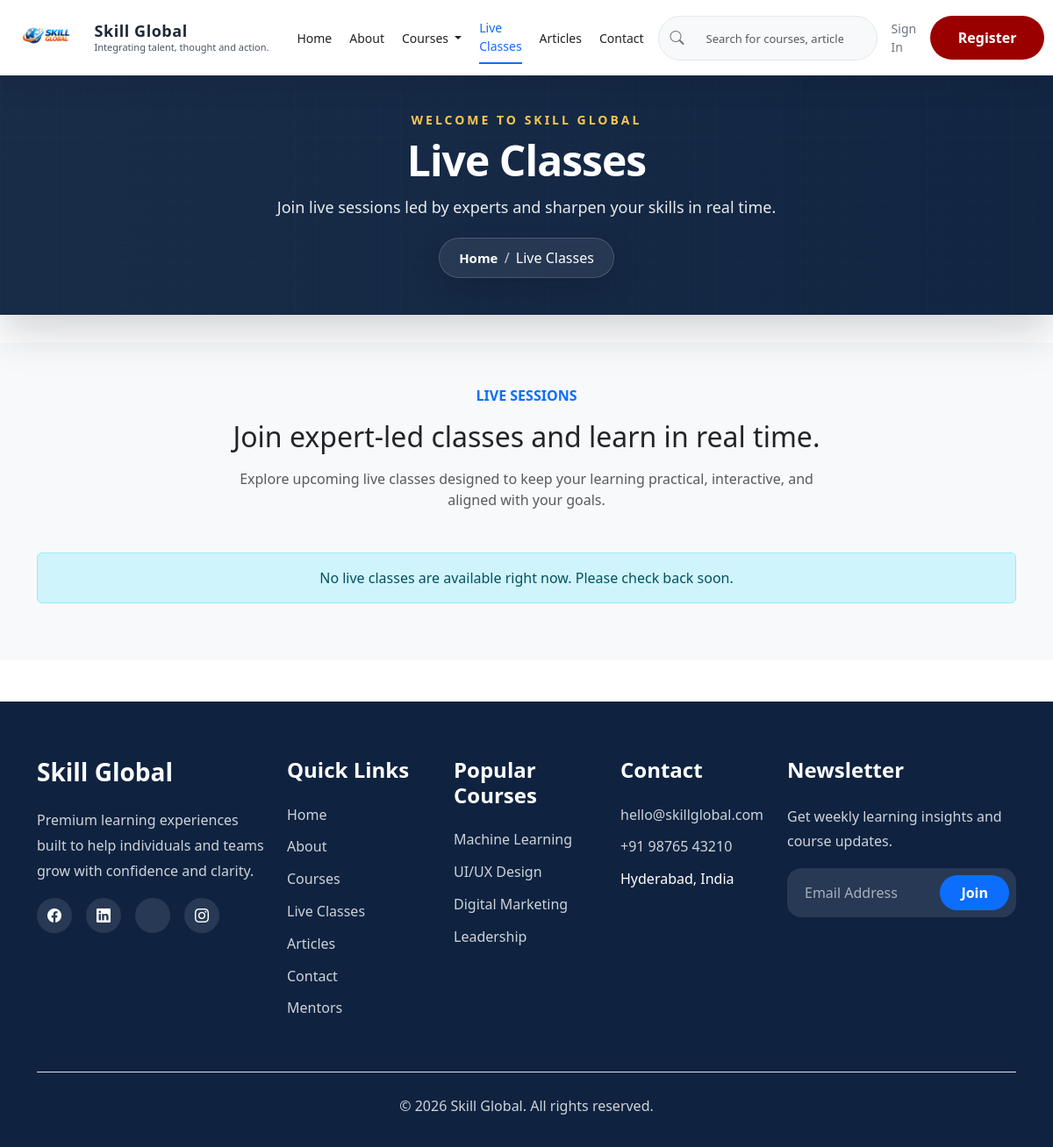
/live-classes/, run on an earlier commit of the app's database.
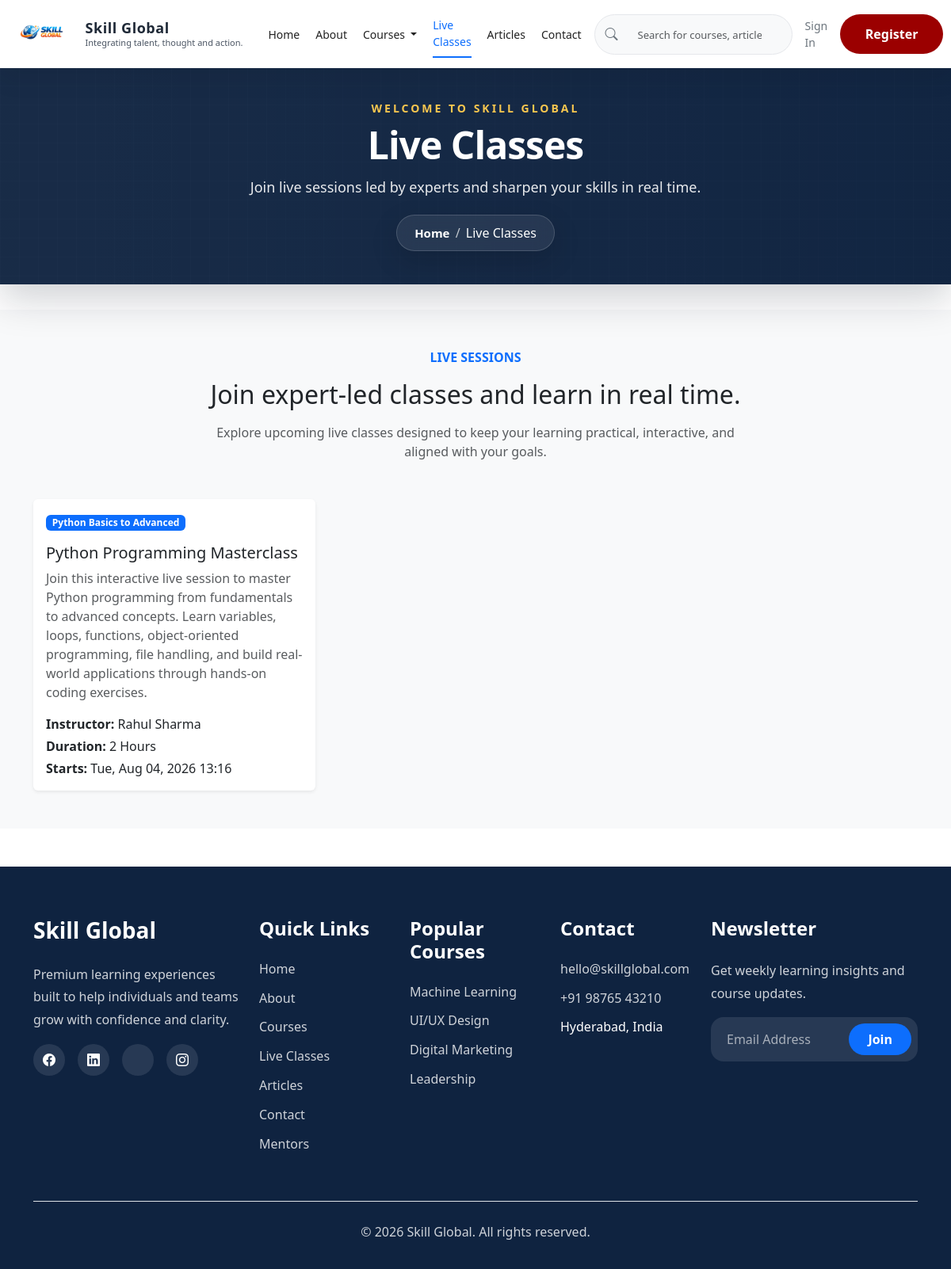
And on a later commit of the database.
### skill_global/models.py (models this page shows, shortened)
class LiveClass(models.Model):
    PROGRAMMING = 'Programming'
    DATA_SCIENCE = 'Data Science'
    AI = 'Artificial Intelligence'
    DIGITAL_MARKETING = 'Digital Marketing'
    LEADERSHIP = 'Leadership'
    UI_UX = 'UI/UX Design'
    MEETING_GOOGLE = 'Google Meet'
    MEETING_ZOOM = 'Zoom'
    MEETING_TEAMS = 'Microsoft Teams'
    SESSION_LIVE = 'Live Session'
    SESSION_WEBINAR = 'Webinar'
    SESSION_WORKSHOP = 'Workshop'
    SESSION_MASTERCLASS = 'Masterclass'
    LEVEL_BEGINNER = 'Beginner'
    LEVEL_INTERMEDIATE = 'Intermediate'
    LEVEL_ADVANCED = 'Advanced'
    STATUS_UPCOMING = 'Upcoming'
    STATUS_LIVE = 'Live Now'
    STATUS_COMPLETED = 'Completed'
    STATUS_CANCELLED = 'Cancelled'
    CATEGORY_CHOICES = [
        (PROGRAMMING, PROGRAMMING),
        (DATA_SCIENCE, DATA_SCIENCE),
        (AI, AI),
        (DIGITAL_MARKETING, DIGITAL_MARKETING),
        (LEADERSHIP, LEADERSHIP),
        (UI_UX, UI_UX),
    ]
    MEETING_PLATFORM_CHOICES = [
        (MEETING_GOOGLE, MEETING_GOOGLE),
        (MEETING_ZOOM, MEETING_ZOOM),
        (MEETING_TEAMS, MEETING_TEAMS),
    ]
    CLASS_TYPE_CHOICES = [
        (SESSION_LIVE, SESSION_LIVE),
        (SESSION_WEBINAR, SESSION_WEBINAR),
        (SESSION_WORKSHOP, SESSION_WORKSHOP),
        (SESSION_MASTERCLASS, SESSION_MASTERCLASS),
    ]
    LEVEL_CHOICES = [
        (LEVEL_BEGINNER, LEVEL_BEGINNER),
        (LEVEL_INTERMEDIATE, LEVEL_INTERMEDIATE),
        (LEVEL_ADVANCED, LEVEL_ADVANCED),
    ]
    STATUS_CHOICES = [
        (STATUS_UPCOMING, STATUS_UPCOMING),
        (STATUS_LIVE, STATUS_LIVE),
        (STATUS_COMPLETED, STATUS_COMPLETED),
        (STATUS_CANCELLED, STATUS_CANCELLED),
    ]
    title = models.CharField(max_length=200)
    instructor = models.CharField(max_length=150, blank=True)
    topic = models.CharField(max_length=200, blank=True)
    description = models.TextField(blank=True)
    category = models.CharField(max_length=120, choices=CATEGORY_CHOICES, blank=True)
    thumbnail = models.ImageField(upload_to='liveclasses/thumbnails/', blank=True, null=True)
    meeting_platform = models.CharField(max_length=50, choices=MEETING_PLATFORM_CHOICES, blank=True)
    meeting_link = models.URLField(blank=True)
    meeting_id = models.CharField(max_length=100, blank=True)
    meeting_password = models.CharField(max_length=100, blank=True)
    class_type = models.CharField(max_length=50, choices=CLASS_TYPE_CHOICES, blank=True)
    level = models.CharField(max_length=50, choices=LEVEL_CHOICES, blank=True)
    language = models.CharField(max_length=80, blank=True)
    max_students = models.PositiveIntegerField(default=0)
    enrolled_students = models.PositiveIntegerField(default=0)
    price = models.DecimalField(max_digits=10, decimal_places=2, blank=True, null=True)
    discount_price = models.DecimalField(max_digits=10, decimal_places=2, blank=True, null=True)
    certificate_available = models.BooleanField(default=False)
    recording_available = models.BooleanField(default=False)
    featured = models.BooleanField(default=False)
    scheduled_at = models.DateTimeField(blank=True, null=True)
    registration_deadline = models.DateTimeField(blank=True, null=True)
    duration = models.CharField(max_length=80, blank=True)
    prerequisites = models.TextField(blank=True)
    learning_outcomes = models.TextField(blank=True)
    tags = models.CharField(max_length=255, blank=True)
    slug = models.SlugField(max_length=255, unique=True, blank=True, null=True)
    display_order = models.PositiveIntegerField(default=0)
    status = models.CharField(max_length=50, choices=STATUS_CHOICES, default=STATUS_UPCOMING)
    banner_color = models.CharField(max_length=20, blank=True)
    is_active = models.BooleanField(default=True)
    created_at = models.DateTimeField(auto_now_add=True)
    updated_at = models.DateTimeField(auto_now=True)
    class Meta:
        verbose_name = 'Live Class'
        verbose_name_plural = 'Live Classes'
        ordering = ['display_order', 'scheduled_at']

### skill_global/views.py (the view)
# urls.py: path('live-classes/', views.live_classes, name='live_classes'),
def live_classes(request):
    classes = LiveClass.objects.filter(is_active=True).order_by('scheduled_at')
    context = {
        'page_title': 'Live Classes',
        'page_description': 'Join live sessions led by experts and sharpen your skills in real time.',
        'classes': classes,
    }
    return render(request, 'skill_global/live_classes.html', context)

### templates/skill_global/live_classes.html (shortened to what this page needs)
{% extends 'base.html' %}
{% load static %}
{% block extra_css %}
<link rel="stylesheet" href="{% static 'css/courses.css' %}">
{% endblock %}
{% block content %}
<section class="py-5 bg-light">
    <div class="container">
        <div class="text-center mb-5">
            <span class="text-uppercase text-primary fw-semibold">Live Sessions</span>
            <h2 class="mt-3">Join expert-led classes and learn in real time.</h2>
            <p class="text-muted mx-auto mt-3" style="max-width: 700px;">
                Explore upcoming live classes designed to keep your learning practical, interactive, and aligned with
                your goals.
            </p>
        </div>
        {% if classes %}
        <div class="row g-4">
            {% for cls in classes %}
            <div class="col-lg-4 col-md-6">
                <div class="card border-0 shadow-sm h-100">
                    <div class="card-body">
                        <span class="badge bg-primary mb-3">{{ cls.topic|default:"Live Class" }}</span>
                        <h5 class="card-title">{{ cls.title }}</h5>
                        <p class="card-text text-muted">
                            {{ cls.description|default:"Join this live session for practical learning and direct guidance." }}</p>
                        <p class="mb-1"><strong>Instructor:</strong> {{ cls.instructor|default:"Skill Global Team" }}
                        </p>
                        <p class="mb-1"><strong>Duration:</strong> {{ cls.duration|default:"60 mins" }}</p>
                        <p class="mb-0"><strong>Starts:</strong> {{ cls.scheduled_at|date:"D, M d, Y H:i" }}</p>
                    </div>
                </div>
            </div>
            {% endfor %}
        </div>
        {% else %}
        <div class="alert alert-info text-center">No live classes are available right now. Please check back soon.</div>
        {% endif %}
    </div>
</section>
{% endblock %}

What changed in the data, as far as the page shows it:
added LiveClass: topic "Python Basics to Advanced", title "Python Programming Masterclass", description "Join this interactive live session to master Python programming from fundamentals to advanced concepts. Learn variables, loops, functions, object-oriented programming, file handling, and build real-world applications through hands-on coding exercises.", instructor "Rahul Sharma", duration "2 Hours", scheduled_at "Tue, Aug 04, 2026 13:16"
Also different on the page:
text no longer shown: "No live classes are available right now. Please check back soon."
